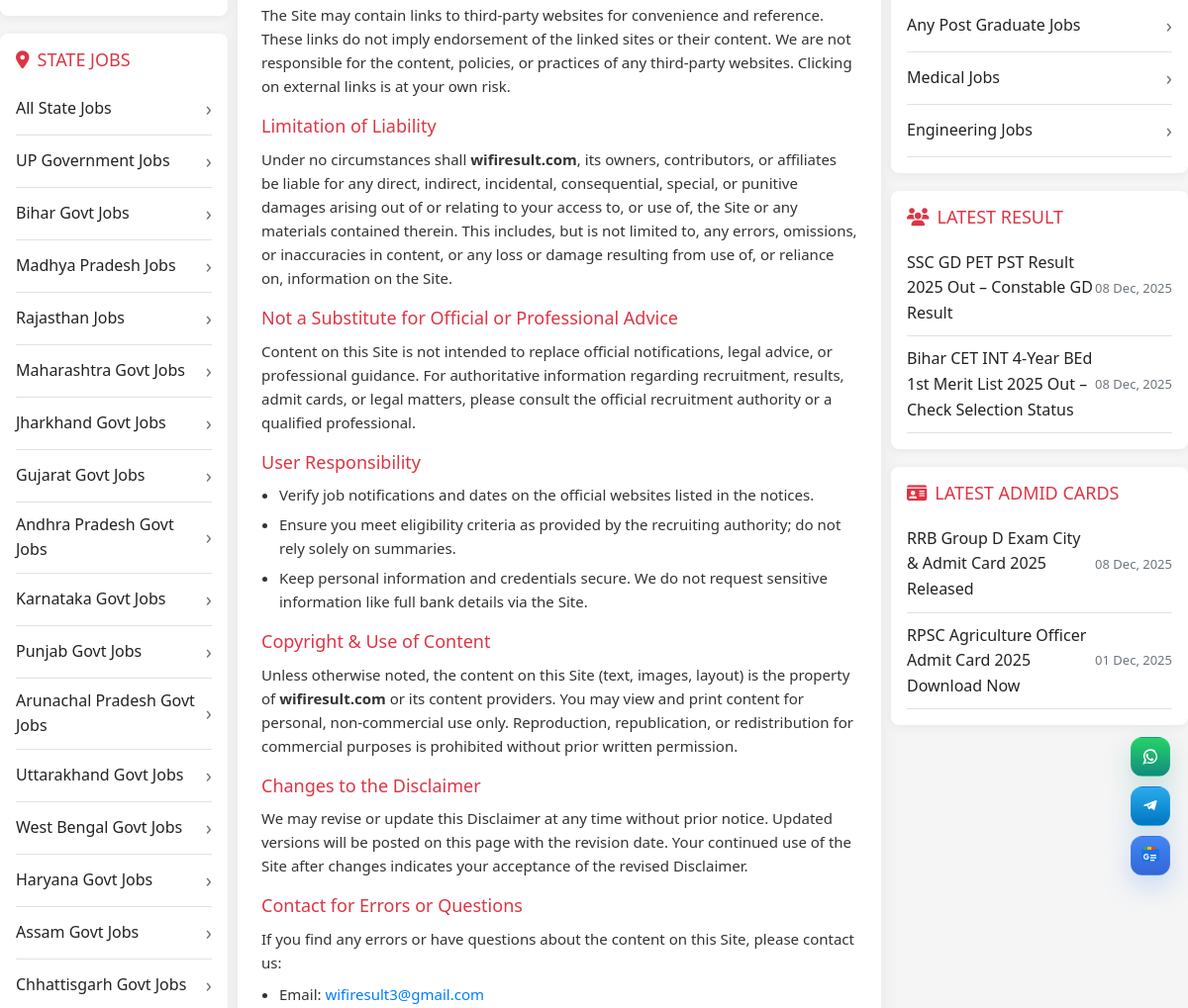
Before: /disclaimer/ (middle part) with the older database file.
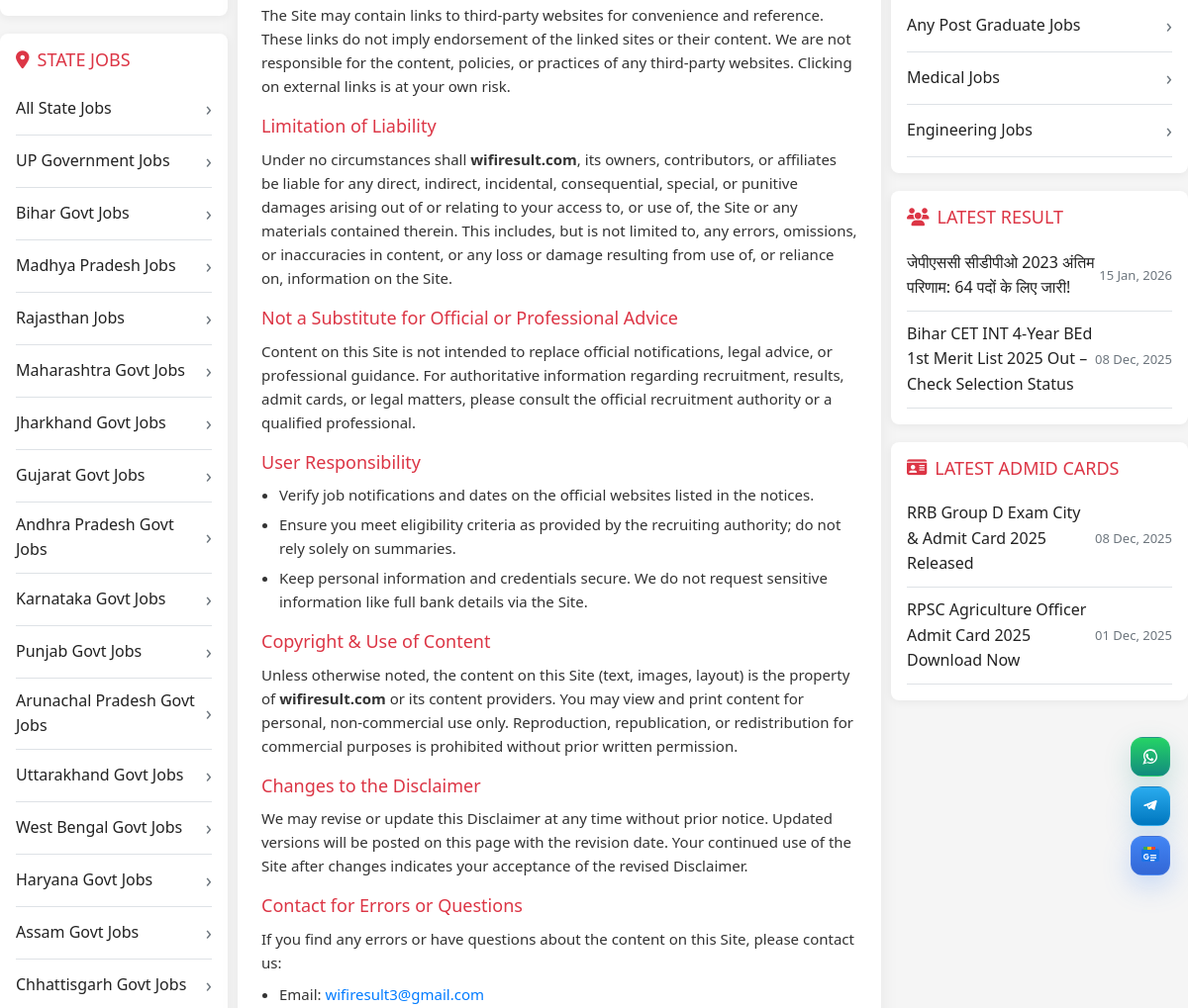
After: the same page with the newer database file.
### firstapp/models.py (models this page shows, shortened)
class Result(models.Model):
    STATUS_CHOICES = (
        ('draft', 'Draft'),
        ('published', 'Published'),
    )
    title = models.CharField(max_length=550)
    slug = models.SlugField(max_length=500, unique=True, blank=True)
    description = models.TextField()
    keywords = models.TextField(blank=True, help_text="Enter SEO keywords separated by comma. Example: government jobs, wb primary teacher, latest jobs 2025")
    tag = models.CharField(max_length=250)
    category = models.CharField(max_length=100, blank=True, null=True)
    h1 = CKEditor5Field('h1', config_name='default')  # 'default' वही config_name है
    author = CKEditor5Field('author', config_name='default')  # 'default' वही config_name है
    extra_information = CKEditor5Field('extra_information', config_name='default')  # 'default' वही config_name है
    overview = CKEditor5Field('overview', config_name='default')  # 'default' वही config_name है
    important_dates = CKEditor5Field('important_dates', config_name='default')  # 'default' वही config_name है
    vacancy_details = CKEditor5Field('vacancy_details', config_name='default')  # 'default' वही config_name है
    salary_structure = CKEditor5Field('salary_structure', config_name='default')  # 'default' वही config_name है
    eligibillity_criteria = CKEditor5Field('eligibillity_criteria', config_name='default')  # 'default' वही config_name है
    application_fee = CKEditor5Field('application_fee', config_name='default')  # 'default' वही config_name है
    selection_process = CKEditor5Field('selection_process', config_name='default')  # 'default' वही config_name है
    download_result = CKEditor5Field('download_result', config_name='default')  # 'default' वही config_name है
    cutoff_Marks = CKEditor5Field('cutoff_Marks', config_name='default')  # 'default' वही config_name है
    important_link = CKEditor5Field('important_link', config_name='default')  # 'default' वही config_name है
    faq_q1 = models.CharField(max_length=555, blank=True, null=True)
    faq_a1 = models.TextField(blank=True, null=True)
    faq_q2 = models.CharField(max_length=555, blank=True, null=True)
    faq_a2 = models.TextField(blank=True, null=True)
    faq_q3 = models.CharField(max_length=555, blank=True, null=True)
    faq_a3 = models.TextField(blank=True, null=True)
    faq_q4 = models.CharField(max_length=555, blank=True, null=True)
    faq_a4 = models.TextField(blank=True, null=True)
    faq_q5 = models.CharField(max_length=555, blank=True, null=True)
    faq_a5 = models.TextField(blank=True, null=True)
    faq_q6 = models.CharField(max_length=555, blank=True, null=True)
    faq_a6 = models.TextField(blank=True, null=True)
    faq_q7 = models.CharField(max_length=555, blank=True, null=True)
    faq_a7 = models.TextField(blank=True, null=True)
    faq_q8 = models.CharField(max_length=555, blank=True, null=True)
    faq_a8 = models.TextField(blank=True, null=True)
    faq_q9 = models.CharField(max_length=555, blank=True, null=True)
    faq_a9 = models.TextField(blank=True, null=True)
    faq_q10 = models.CharField(max_length=555, blank=True, null=True)
    faq_a10 = models.TextField(blank=True, null=True)
    image = models.ImageField(upload_to='og_images/', blank=True, null=True, help_text="Open Graph image for social sharing")
    image_alt = models.CharField(max_length=1000,blank=True,null=True,help_text="Alternate text for OG Image (used in og:image:alt)")
    published_date = models.DateTimeField(default=timezone.now)
    is_active = models.BooleanField(default=True)
    status = models.CharField(max_length=20, choices=STATUS_CHOICES, default='draft')

### firstapp/views.py (the view)
# urls.py: path('disclaimer/', views.disclaimer, name='disclaimer'),
def disclaimer(request):
  latest_results = Result.objects.filter(status='published', is_active=True).order_by("-published_date")[:10]  # latest 10 job
  latest_admitcards = Admitcard.objects.filter(status='published', is_active=True).order_by("-published_date")[:10]  # latest 10 job
  return render(request, 'mainfile/disclaimer.html', {"latest_results": latest_results, "latest_admitcards": latest_admitcards})

### templates/mainfile/disclaimer.html (shortened to what the changed rows need)
{% extends "base.html" %}
{% load static %}
  {% block content %}
  <main class="layout-grid container" role="main" aria-label="Disclaimer page main area">
    <section class="content-area" aria-label="Disclaimer content">
      <div class="disclaimer-card" role="region" aria-labelledby="disclaimer-heading">
        <div class="disclaimer-section" aria-labelledby="no-liability">
          <h2 id="no-liability">Limitation of Liability</h2>
        </div>
        <div class="disclaimer-section" aria-labelledby="no-professional-advice">
          <h2 id="no-professional-advice">Not a Substitute for Official or Professional Advice</h2>
        </div>
        <div class="disclaimer-section" aria-labelledby="user-responsibility">
          <h2 id="user-responsibility">User Responsibility</h2>
        </div>
        <div class="disclaimer-section" aria-labelledby="copyright">
          <h2 id="copyright">Copyright &amp; Use of Content</h2>
        </div>
        <div class="disclaimer-section" aria-labelledby="changes">
          <h2 id="changes">Changes to the Disclaimer</h2>
        </div>
        <div class="disclaimer-section" aria-labelledby="contact-for-issues">
          <h2 id="contact-for-issues">Contact for Errors or Questions</h2>
        </div>
      </div>
    </section>
      <aside class="right-sidebar" aria-label="Right sidebar with latest job and similar jobs">
      <div class="sidebar-card" id="similar-jobs-card">
        <ul class="sidebar-list">
         {% for result in latest_results %}
          <li><a href="/results/{{ result.slug }}/" target="_blank" >{{ result.title }}</a><span class="sidebar-meta">{{ result.published_date|date:"d M, Y" }}</span></li>
          {% endfor %}
        </ul>
      </div>
    </aside>
  </main>
  {% endblock content %}

Changed rows visible on the page:
changed Result: title "SSC GD PET PST Result 2025 Out – Constable GD Result" → "जेपीएससी सीडीपीओ 2023 अंतिम परिणाम: 64 पदों के लिए जारी!"; published_date "08 Dec, 2025" → "15 Jan, 2026"
